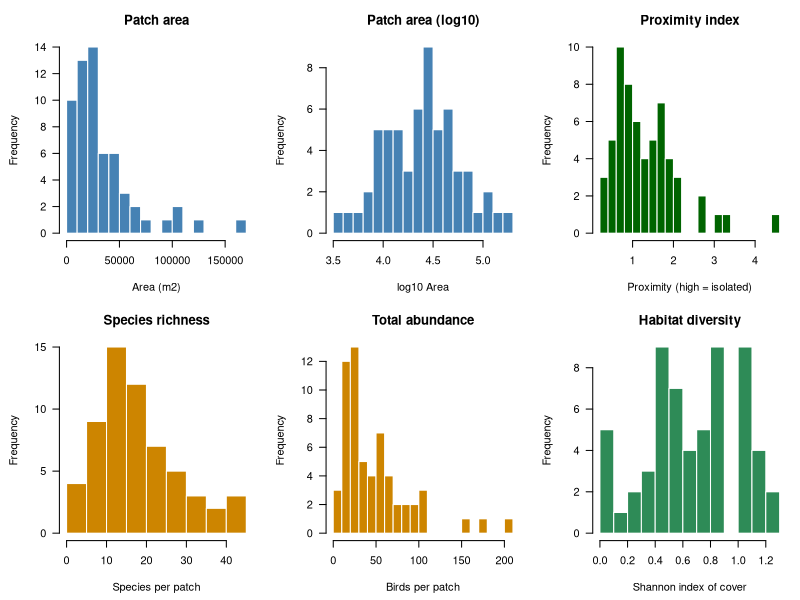
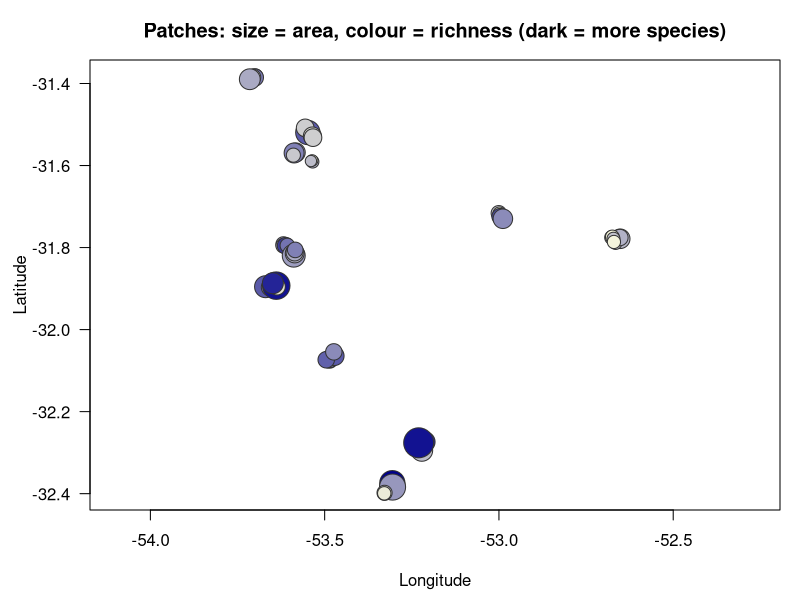
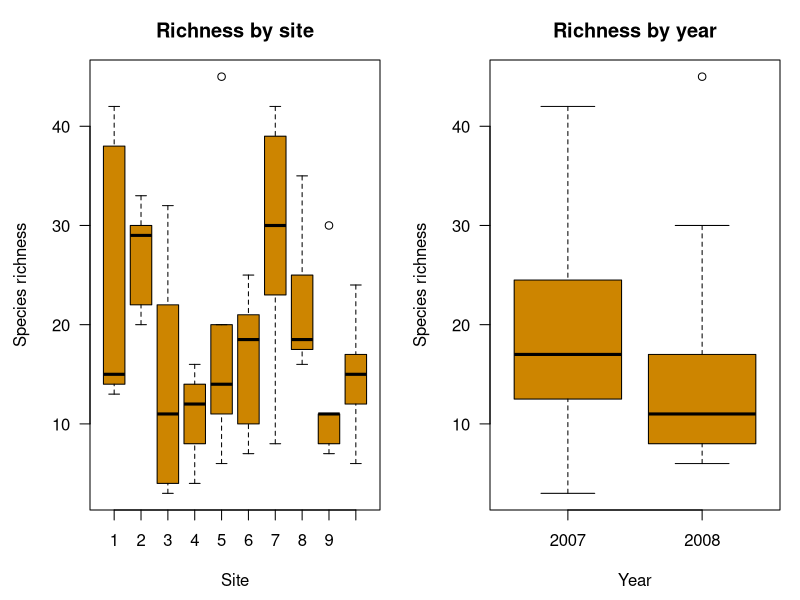
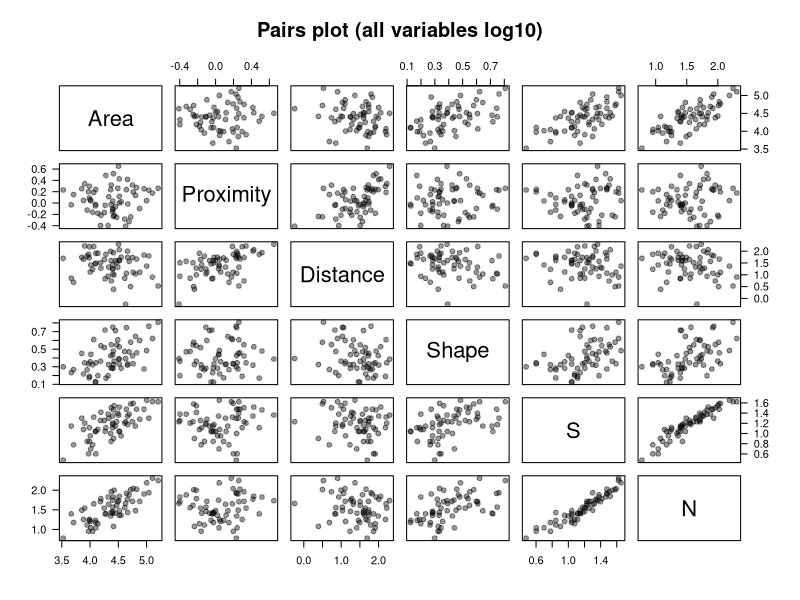
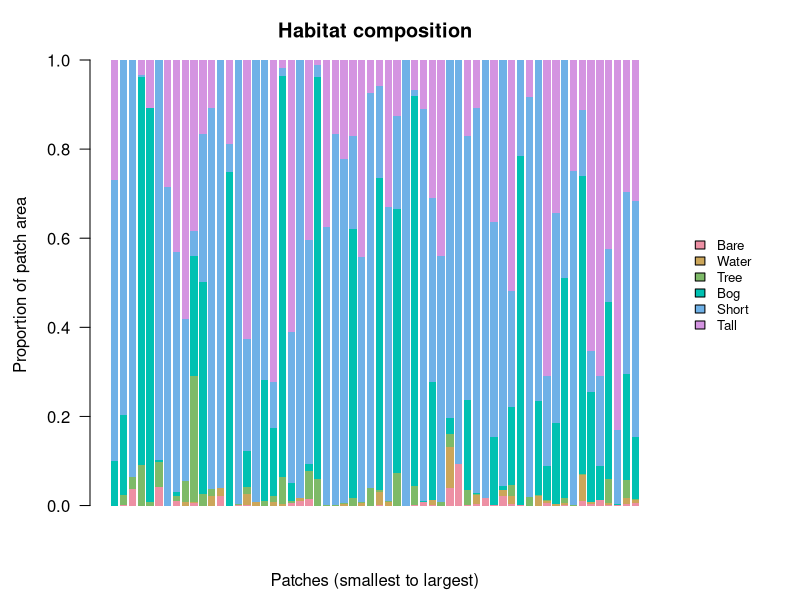
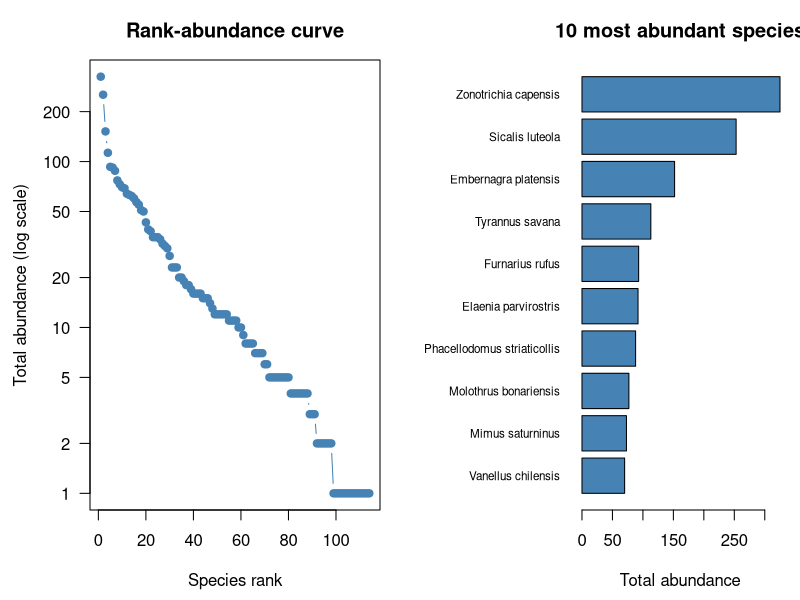
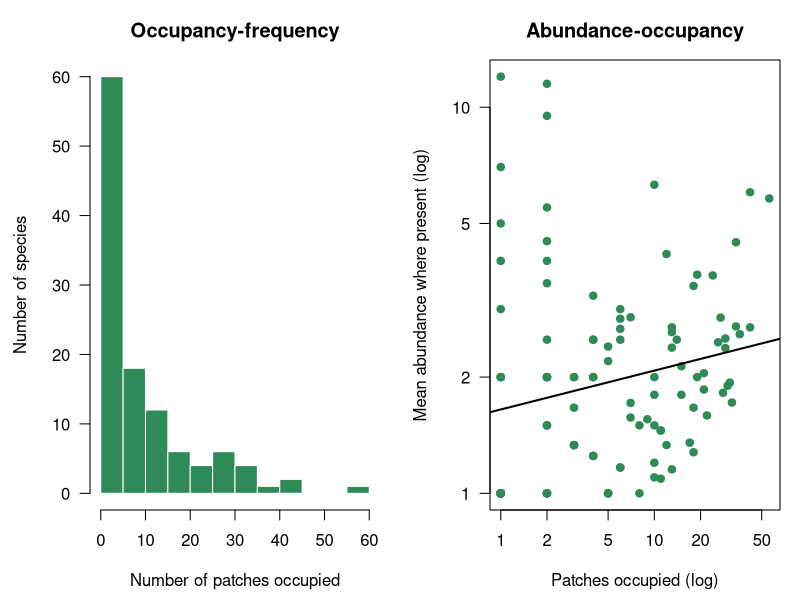
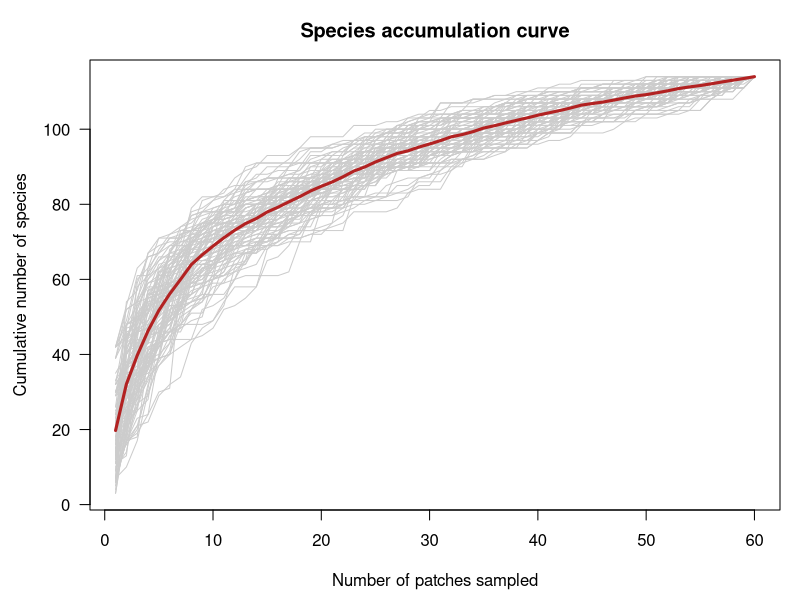

Write R code to recreate these figures, in order.
#Bird Communities in Patchy Grasslands: An Island Biogeography Perspective 
## Descriptive analysis of the dataset "Influence of habitat structure and spatial configuration on bird abundance in wet grassland patches"
##
## Data source: "Influence of habitat structure and spatial configuration on bird abundance in wet grassland patches" 
#(Silva et al. 2026, Biodiversity and Conservation 519: 111674)
#https://zenodo.org/records/22853918
##
## data structure:
## 60 sites (Lines) x 138 variables (Columns; environmental variables and bird species)
## 
## Bird counts (114 species) in the patch (number of individuals per species per patch)
## Independent variables:
##  Area       focal patch area (m2)                  -> ISLAND SIZE
##  Proximity  inverse of sum(neighbor area / squared distance) in the buffer
##             HIGHER = MORE ISOLATED (fewer, smaller or more distant neighbors)  -> ISOLATION
##  Distance   edge-to-edge distance to nearest neighboring patch (m)     -> ISOLATION (simple version)
##  Patch shape      shape index (higher = more elongated / complex)
##  Bare, Water, Tree, Bog, Short, Tall   cover inside the patch (m2)      -> HABITAT STRUCTURE
##  Wet, Dry, Natural.forest, Agriculture, Afforestation   area in the buffer (m2)   -> LANDSCAPE
######################################
# install.packages("vegan")      # once, if needed
library(vegan)
options(scipen = 999)            # avoid 1e+05 style axis labels

## ---- 0. LOAD DATA AND BUILD BASIC VARIABLES ---------------------------------------
birds <- read.csv("dataset Influence of habitat structure and spatial configuration on bird abundance in wet grassland patches.csv")

birds <- birds[!is.na(birds$Area), ]                         # drop the empty last row

species <- birds[, (which(names(birds) == "Tall") + 1):ncol(birds)]   # abundance matrix (patches x species)
pa      <- species > 0                                       # presence/absence matrix
cover   <- birds[, c("Bare", "Water", "Tree", "Bog", "Short", "Tall")] # habitat cover inside the patch (m2)

birds$S       <- rowSums(pa)                                 # species richness per patch
birds$N       <- rowSums(species)                            # total abundance per patch
birds$Shannon <- diversity(species, index = "shannon")       # Shannon diversity of birds
birds$Simpson <- diversity(species, index = "simpson")       # Simpson diversity of birds
birds$Evenness <- birds$Shannon / log(birds$S)               # Pielou's evenness (0-1)
birds$HabDiv  <- diversity(cover, index = "shannon")         # habitat diversity inside the patch

cat("Patches:", nrow(birds), "| Species:", ncol(species), "| Sites:", length(unique(birds$Site)), "\n")
summary(birds[, c("Area", "Proximity", "Distance", "Shape", "S", "N", "HabDiv")])

################################################################################
## PART A. DESCRIBING THE PATCHES
################################################################################

## ---- A1. Histograms of the main variables ---------------------------------------------
## QUESTION: what does the sampling design look like? 
par(mfrow = c(2, 3), mar = c(4.5, 4.5, 3, 1), las = 1)
hist(birds$Area, breaks = 15, col = "steelblue", border = "white", main = "Patch area", xlab = "Area (m2)")
hist(log10(birds$Area), breaks = 15, col = "steelblue", border = "white", main = "Patch area (log10)", xlab = "log10 Area")
hist(birds$Proximity, breaks = 15, col = "darkgreen", border = "white", main = "Proximity index", xlab = "Proximity (high = isolated)")
hist(birds$S, breaks = 10, col = "orange3", border = "white", main = "Species richness", xlab = "Species per patch")
hist(birds$N, breaks = 15, col = "orange3", border = "white", main = "Total abundance", xlab = "Birds per patch")
hist(birds$HabDiv, breaks = 10, col = "seagreen4", border = "white", main = "Habitat diversity", xlab = "Shannon index of cover")

## ---- A2. Map of the patches ----------------------------------------------------------------
## QUESTION: how are the patches arranged in space, and where are the rich patches?
rich_col <- colorRampPalette(c("lightyellow", "darkblue"))(100)[cut(birds$S, 100, labels = FALSE)]
par(mfrow = c(1, 1), mar = c(4.5, 4.5, 3, 1))
plot(birds$Lon, birds$Lat, pch = 21, bg = rich_col, col = "grey20",
     cex = 1 + 3 * sqrt(birds$Area / max(birds$Area)),
     asp = 1 / cos(mean(birds$Lat) * pi / 180), xlab = "Longitude", ylab = "Latitude",
     main = "Patches: size = area, colour = richness (dark = more species)")

## ---- A3. Richness and abundance among sites and years ---------------------------------------
## QUESTION: how much do patches differ among sites and sampling years?
par(mfrow = c(1, 2))
boxplot(S ~ factor(Site), data = birds, col = "orange3", xlab = "Site", ylab = "Species richness", main = "Richness by site")
boxplot(S ~ factor(Year), data = birds, col = "orange3", xlab = "Year", ylab = "Species richness", main = "Richness by year")

## ---- A4. Relationships among variables ---------------------------------------------------------
## QUESTION: which variables are related before any modelling?
pairs(log10(birds[, c("Area", "Proximity", "Distance", "Shape", "S", "N")]),
      pch = 19, col = rgb(0, 0, 0, 0.4), main = "Pairs plot (all variables log10)")

## ---- A5. Habitat composition of each patch -------------------------------------------------------
## QUESTION: does the mix of habitat types change from small to large patches?
prop <- as.matrix(cover / rowSums(cover))                    # proportion of each cover type
par(mfrow = c(1, 1), mar = c(4.5, 4.5, 3, 7), xpd = TRUE)
barplot(t(prop)[, order(birds$Area)], col = hcl.colors(6, "Set 2"), border = NA, names.arg = rep("", nrow(prop)),
        xlab = "Patches (smallest to largest)", ylab = "Proportion of patch area",
        main = "Habitat composition")
legend("right", inset = c(-0.17, 0), legend = colnames(prop), fill = hcl.colors(6, "Set 2"), cex = 0.8, bty = "n")
par(xpd = FALSE, mar = c(4.5, 4.5, 3, 1))

################################################################################
## PART B. DESCRIBING THE BIRD COMMUNITY
################################################################################

## ---- B1. Rank-abundance curve and most abundant species --------------------------------------------
## QUESTION: is the community dominated by a few species, with many rare ones?
tot <- sort(colSums(species), decreasing = TRUE)             # total abundance of each species
par(mfrow = c(1, 2), mar = c(4.5, 4.5, 3, 1))
plot(tot, log = "y", type = "b", pch = 19, col = "steelblue", xlab = "Species rank",
     ylab = "Total abundance (log scale)", main = "Rank-abundance curve")
par(mar = c(4.5, 9, 3, 1))
barplot(rev(head(tot, 10)), horiz = TRUE, las = 1, col = "steelblue", cex.names = 0.7,
        names.arg = gsub("_", " ", rev(names(head(tot, 10)))), xlab = "Total abundance",
        main = "10 most abundant species")

## ---- B2. Occupancy-frequency and abundance-occupancy relationship -------------------------------------
## QUESTION: are most species rare (few patches) or widespread? Are widespread species also abundant?
occ <- colSums(pa)                                           # number of patches occupied by each species
par(mfrow = c(1, 2), mar = c(4.5, 4.5, 3, 1))
hist(occ, breaks = 15, col = "seagreen4", border = "white", xlab = "Number of patches occupied",
     ylab = "Number of species", main = "Occupancy-frequency")
plot(occ, colSums(species) / occ, log = "xy", pch = 19, col = "seagreen4",
     xlab = "Patches occupied (log)", ylab = "Mean abundance where present (log)",
     main = "Abundance-occupancy")
abline(lm(log10(colSums(species) / occ) ~ log10(occ)), lwd = 2)

## ---- B3. Species accumulation curve ---------------------------------------------------------------------
## QUESTION: is the sampling complete? Does the number of species level off as patches are added?
acc <- sapply(1:100, function(i) rowSums(apply(pa[sample(nrow(pa)), ], 2, cumsum) > 0))   # 100 random orders
par(mfrow = c(1, 1))
matplot(acc, type = "l", lty = 1, col = "grey80", xlab = "Number of patches sampled",
        ylab = "Cumulative number of species", main = "Species accumulation curve")
lines(rowMeans(acc), lwd = 3, col = "firebrick")

## ---- B4. Diversity indices per patch ------------------------------------------------------------------------
## QUESTION: how do richness, diversity and evenness vary among patches?
par(mfrow = c(1, 3), mar = c(4.5, 4.5, 3, 1))
hist(birds$Shannon,  breaks = 10, col = "orange3", border = "white", main = "Shannon diversity", xlab = "H'")
hist(birds$Simpson,  breaks = 10, col = "orange3", border = "white", main = "Simpson diversity", xlab = "1 - D")
hist(birds$Evenness, breaks = 10, col = "orange3", border = "white", main = "Evenness", xlab = "Pielou's J")

## ---- B5. Richness vs abundance ----------------------------------------------------------------------------------
## QUESTION: how strongly are number of species and number of birds linked?
par(mfrow = c(1, 1))
plot(birds$N, birds$S, log = "x", pch = 19, col = "purple4", xlab = "Total abundance (log scale)",
     ylab = "Species richness", main = "More birds, more species")
lines(lowess(log10(birds$N), birds$S) |> (\(l) list(x = 10^l$x, y = l$y))(), lwd = 2)

################################################################################
## PART C. BASIC COMMUNITY PATTERNS
################################################################################

## ---- C1. Heatmap of the abundance matrix ------------------------------------------------------------------------------
## QUESTION: what does the whole dataset look like at a glance?
## Patches ordered by area (largest at the top); species ordered by total abundance.
ordP <- order(birds$Area, decreasing = TRUE)
ordS <- order(colSums(species), decreasing = TRUE)
heat <- log10(as.matrix(species)[rev(ordP), ordS] + 1)       # log10(abundance + 1) only for the picture
par(mfrow = c(1, 1), mar = c(4.5, 4.5, 3, 1))
image(1:ncol(heat), 1:nrow(heat), t(heat), col = colorRampPalette(c("white", "steelblue", "darkblue"))(50),
      xlab = "Species (most to least abundant)", ylab = "Patches (small to large)",
      main = "Abundance matrix (log10(N + 1))")

## ---- C2. Cluster dendrogram of patches ---------------------------------------------------------------------------------------
## QUESTION: which patches have similar species lists? Do they group by site?
jac <- vegdist(pa * 1, method = "jaccard", binary = TRUE)    # Jaccard dissimilarity between patches
clus <- hclust(jac, method = "average")
par(mar = c(2, 4.5, 3, 1))
plot(clus, labels = birds$Patch, cex = 0.6, hang = -1, main = "Cluster of patches (Jaccard, average linkage)", xlab = "", sub = "")

## ---- C3. Beta diversity summary -------------------------------------------------------------------------------------------------
## QUESTION: how different are patches from each other, on average?
cat("\nMean Jaccard dissimilarity between patches:", round(mean(jac), 2),
    "| range:", round(min(jac), 2), "-", round(max(jac), 2), "\n")
par(mar = c(4.5, 4.5, 3, 1))
hist(jac, breaks = 20, col = "grey60", border = "white", xlab = "Jaccard dissimilarity (0 = identical, 1 = no shared species)",
     main = "How different are patches?")

## ---- C4. Core and satellite species ---------------------------------------------------------------------------------------------
## QUESTION: how many species are widespread and how many are rare ?
frac <- occ / nrow(pa)                                       # proportion of patches occupied
cat("Core species (> 80% of patches):", sum(frac > 0.8), "\n")
cat("Satellite species (< 20% of patches):", sum(frac < 0.2), "\n")
cat("Singletons (1 patch only):", sum(occ == 1), "\n")
